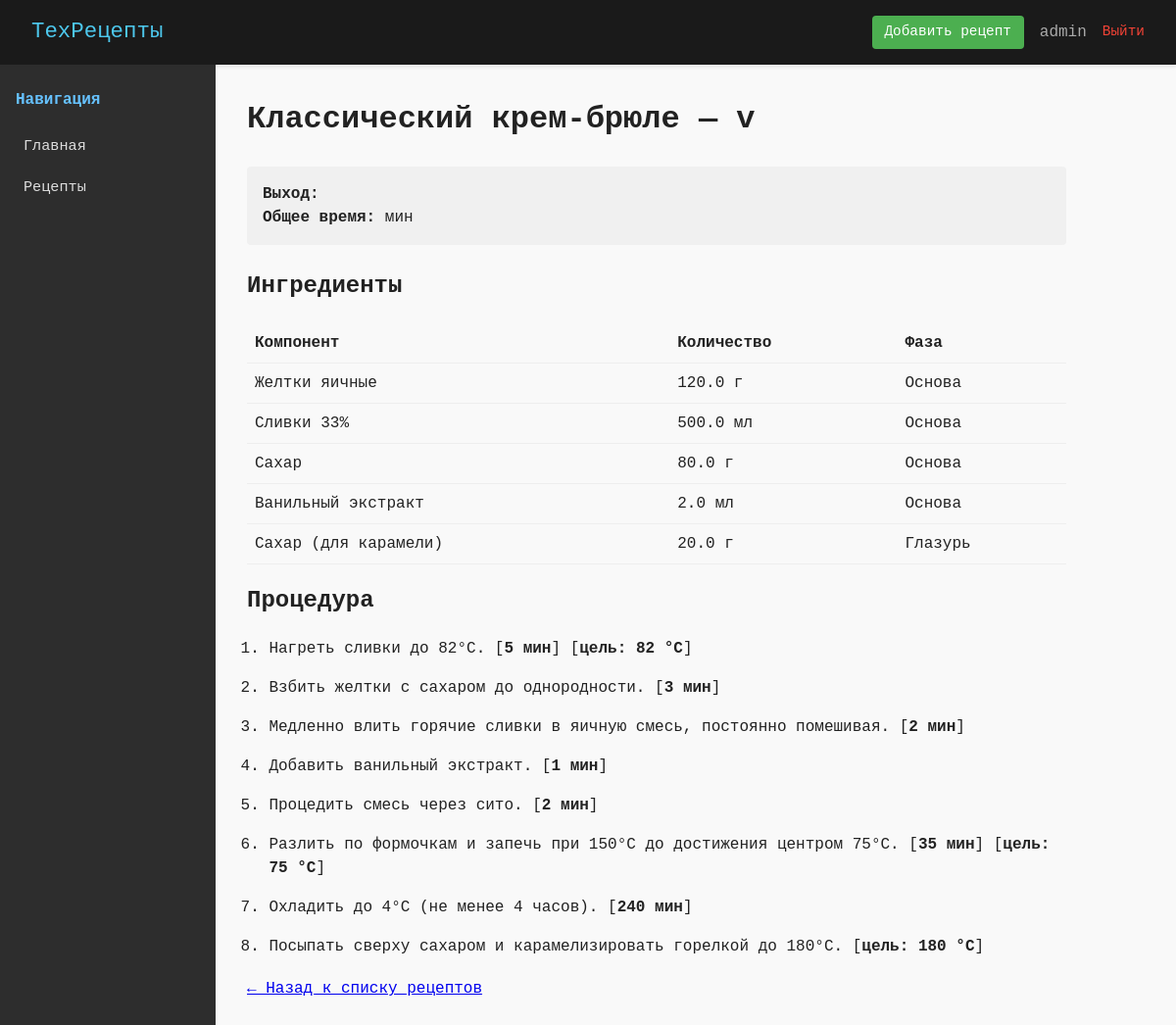
Screenshot of /recipe/creme-brulee (signed in) with the database file from the repository.
### models.py (models this page shows, shortened)
class User(UserMixin, db.Model):
    id = db.Column(db.Integer, primary_key=True)
    username = db.Column(db.String(80), unique=True, nullable=False)
    email = db.Column(db.String(120), unique=True, nullable=False)
    password_hash = db.Column(db.String(128), nullable=False)
    is_admin = db.Column(db.Boolean, default=False, nullable=False)

class Recipe(db.Model):
    id = db.Column(db.Integer, primary_key=True)
    title = db.Column(db.String(120), nullable=False)
    slug = db.Column(db.String(120), unique=True, nullable=False)
    created_at = db.Column(db.DateTime, default=datetime.utcnow)

class Ingredient(db.Model):
    id = db.Column(db.Integer, primary_key=True)
    recipe_id = db.Column(db.Integer, db.ForeignKey('recipe.id'), nullable=False)
    recipe = db.relationship('Recipe', backref=db.backref('ingredients', lazy=True, cascade="all, delete-orphan"))
    name = db.Column(db.String(100), nullable=False)
    amount = db.Column(db.Float, nullable=False)
    unit = db.Column(db.String(10), nullable=False)
    phase = db.Column(db.String(30), default="Основа")

class Step(db.Model):
    id = db.Column(db.Integer, primary_key=True)
    recipe_id = db.Column(db.Integer, db.ForeignKey('recipe.id'), nullable=False)
    recipe = db.relationship('Recipe', backref=db.backref('steps', lazy=True, cascade="all, delete-orphan"))
    step_number = db.Column(db.Integer, nullable=False)
    instruction = db.Column(db.Text, nullable=False)
    duration_min = db.Column(db.Integer, nullable=True)
    target_temp_c = db.Column(db.Integer, nullable=True)
    image = db.Column(db.String(200), nullable=True)  # путь: 'step_images/filename.jpg'

### app.py (the view)
@app.route('/recipe/<slug>')
def recipe_detail(slug):
    recipe = Recipe.query.filter_by(slug=slug).first_or_404()
    ingredients = recipe.ingredients
    steps = recipe.steps
    return render_template('recipe.html', recipe=recipe, ingredients=ingredients, steps=steps)

### app.py (called while the page is built)
@login_manager.user_loader
def load_user(user_id):
    return User.query.get(int(user_id))

### templates/recipe.html (shortened to what this page needs)
{% extends "base.html" %}
{% block content %}
<h1>{{ recipe.title }} — v{{ recipe.version }}</h1>
<div class="recipe-meta">
    <p>
        <strong>Выход:</strong> {{ recipe.yield_amount }}<br>
        <strong>Общее время:</strong> {{ recipe.total_time_min }} мин<br>
    </p>
</div>
<h2>Ингредиенты</h2>
<table>
    <thead>
        <tr>
            <th>Компонент</th>
            <th>Количество</th>
            <th>Фаза</th>
        </tr>
    </thead>
    <tbody>
        {% for ing in ingredients %}
        <tr>
            <td>{{ ing.name }}</td>
            <td>{{ "%.1f"|format(ing.amount) }} {{ ing.unit }}</td>
            <td>{{ ing.phase }}</td>
        </tr>
        {% endfor %}
    </tbody>
</table>
<h2>Процедура</h2>
<ol>
{% for step in steps %}
    <li>
        {{ step.instruction }}
        {% if step.duration_min %} [<strong>{{ step.duration_min }} мин</strong>]{% endif %}
        {% if step.target_temp_c %} [<strong>цель: {{ step.target_temp_c }} °C</strong>]{% endif %}
    </li>
{% endfor %}
</ol>
<p><a href="/">← Назад к списку рецептов</a></p>
{% endblock %}

### templates/base.html (shortened to what this page needs)
<!DOCTYPE html>
<html lang="ru">
<head>
</head>
<body>
<header>
    <h1><a href="/">ТехРецепты</a></h1>
    <div style="display: flex; gap: 1rem; align-items: center;">
        {% if current_user.is_authenticated and current_user.is_admin %}
            <a href="/recipe/new" style="background: #4caf50; color: white; padding: 0.4rem 0.8rem; border-radius: 4px; text-decoration: none; font-size: 0.9rem;">Добавить рецепт</a>
        {% endif %}
        {% if current_user.is_authenticated %}
            <span style="color: #aaa;">{{ current_user.username }}</span>
            <a href="/logout" style="color: #f44336; text-decoration: none; font-size: 0.9rem;">Выйти</a>
        {% else %}
            <a href="/login" style="color: #4dc7ec; text-decoration: none; font-size: 0.9rem;">Войти</a>
        {% endif %}
    </div>
</header>
    <div class="container">
        <nav class="sidebar">
            <h2>Навигация</h2>
            <ul>
                <li><a href="/">Главная</a></li>
                <li><a href="/recipes">Рецепты</a></li>
            </ul>
        </nav>
        <main class="content">
            {% block content %}{% endblock %}
        </main>
    </div>
</body>
</html>

### templates/base.html (style rules this page uses)
* { margin: 0; padding: 0; box-sizing: border-box; }
body { font-family: 'SF Mono', 'Fira Code', 'Consolas', monospace; background: #f9f9f9; color: #222; line-height: 1.5; }
header { background: #1a1a1a; color: #f0f0f0; padding: 1rem 2rem; display: flex; justify-content: space-between; align-items: center; box-shadow: 0 2px 4px rgba(0,0,0,0.1); }
header h1 { font-size: 1.4rem; font-weight: 500; }
header a { color: #4dc7ec; text-decoration: none; }
.container { display: flex; min-height: calc(100vh - 60px); }
.sidebar { width: 220px; background: #2d2d2d; padding: 1.5rem 1rem; color: #ccc; }
.sidebar h2 { font-size: 1rem; margin-bottom: 1.2rem; color: #66c2ff; }
.sidebar ul { list-style: none; }
.sidebar li { margin-bottom: 0.6rem; }
.sidebar a { color: #ddd; text-decoration: none; font-size: 0.95rem; padding: 0.3rem 0.5rem; border-radius: 3px; display: block; }
.content { flex: 1; padding: 2rem; max-width: 900px; }
.recipe-meta { background: #f0f0f0; padding: 1rem; border-radius: 4px; margin: 1.5rem 0; }
table { width: 100%; border-collapse: collapse; margin: 1.2rem 0; }
th, td { text-align: left; padding: 0.5rem; border-bottom: 1px solid #eee; }
ol { padding-left: 1.4rem; margin: 1.2rem 0; }
ol li { margin-bottom: 1rem; }

### rows the page displays
User: username "admin"
Recipe: title "Классический крем-брюле"
Ingredient: name "Желтки яичные", amount "120.0", unit "г", phase "Основа"
Ingredient: name "Сливки 33%", amount "500.0", unit "мл", phase "Основа"
Ingredient: name "Сахар", amount "80.0", unit "г", phase "Основа"
Ingredient: name "Ванильный экстракт", amount "2.0", unit "мл", phase "Основа"
Ingredient: name "Сахар (для карамели)", amount "20.0", unit "г", phase "Глазурь"
Step: instruction "Нагреть сливки до 82°C.", duration_min "5", target_temp_c "82"
Step: instruction "Взбить желтки с сахаром до однородности.", duration_min "3"
Step: instruction "Медленно влить горячие сливки в яичную смесь, постоянно помешивая.", duration_min "2"
Step: instruction "Добавить ванильный экстракт.", duration_min "1"
Step: instruction "Процедить смесь через сито.", duration_min "2"
Step: instruction "Разлить по формочкам и запечь при 150°C до достижения центром 75°C.", duration_min "35", target_temp_c "75"
Step: instruction "Охладить до 4°C (не менее 4 часов).", duration_min "240"
Step: instruction "Посыпать сверху сахаром и карамелизировать горелкой до 180°C.", target_temp_c "180"
